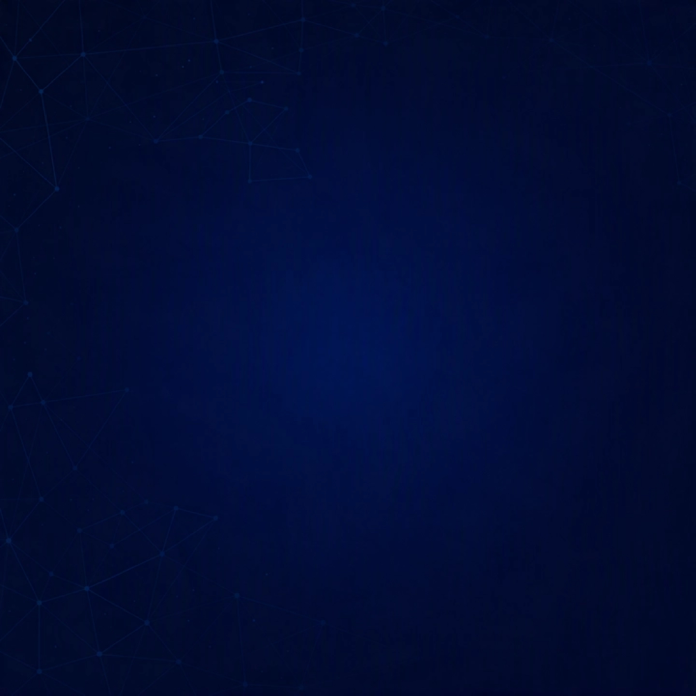
#> input picture skills/terras-ebook/assets/sousa-lima/fundo-rede.png, 2086 x 2086 px (shown at 1/3 size)
$ python -i extrair.py   (imports and definitions only)
#> lines starting #> are read from the running program, lines starting #| are printed output that depends on the picture
#!/usr/bin/env python3
"""Le uma identidade visual de um conjunto de imagens (ou de um documento-fonte).

A entrada tipica e o material que chega pelo WhatsApp: pecas de anuncio, prints de
perfil, fotos de papelaria, paginas de um manual. Uma peca so mente (o JPEG tinge,
o fundo da foto nao e o fundo da marca), entao o script le **varias** e so elege
como cor da marca o que aparece em mais de uma.

    python3 extrair.py pecas/*.jpeg --nome "Cliente Exemplo" --destino ./identidade
    python3 extrair.py pecas/ --nome "Cliente Exemplo" --fonte manual.pdf --fonte site.css

Saida: `<destino>/identidade.json` com status de rascunho, um relatorio no terminal
e, com `--swatch`, uma folha de amostras em PNG para conferir cor na tela.

O que este script mede e o que ele nao mede:

- **Mede** cor de preenchimento chapado (com escore de "chapado", que separa a cor
  da marca do meio-tom da foto), cor de texto nas duas pontas (clara e escura),
  presenca de cada cor ao longo das pecas e contraste WCAG de cada uma.
- **Nao mede** tipografia em pixel: raster nao tem nome de fonte. Se houver um
  documento-fonte (PDF, PPTX, DOCX, CSS) o nome real sai de la; so com imagens, a
  fonte e identificada a olho com `references/tipografia.md`. O script nunca
  chuta um nome de fonte nem grava um no JSON.
"""
from __future__ import annotations

import argparse
import glob
import json
import os
import sys
from collections import Counter
from datetime import date

from PIL import Image, ImageFilter

EXT_IMAGEM = (".png", ".jpg", ".jpeg", ".webp", ".bmp", ".tif", ".tiff")

# Distancia RGB para juntar dois clusters na mesma cor. O JPEG e a quantizacao
# quebram a mesma cor chapada em varios vizinhos (o amarelo de um cliente multicolor saiu
# #f1d323, #ead027 e #e4d533); sem a juncao, a paleta vira uma lista de variacoes
# e a cor de verdade perde peso.
DIST_CLUSTER = 48
# Acento de verdade e cor saturada de verdade: com 120 o ciano real entra e a
# media de um acento com o fundo (saturacao 60-120) fica de fora, listada como
# pendencia em vez de virar papel. Limite menor ja colocou #347596 (ciano
# misturado com navy) num guia de marca como se fosse o acento.
SAT_ACENTO = 120
SAT_MISTO = 60
# Nitidez: fracao dos pixels do cluster que tem vizinhanca uniforme. Cor chapada
# (fundo, barra, botao) fica perto de 1; meio-tom de foto e sombra ficam baixos.
FLAT_MIN = 0.35


def pixels(im: Image.Image) -> list:
    """getdata sem o aviso de depreciacao do Pillow 12."""
    if hasattr(im, "get_flattened_data"):
        return list(im.get_flattened_data())
    return list(im.getdata())


def mascara_proxima(im: Image.Image, cor, tolerancia: int = 12) -> Image.Image:
    """Mascara dos pixels a menos de `tolerancia` de `cor`, em L.

    Feito com ImageChops (tudo em C): varrer pixel a pixel em Python levava
    minutos por peca e a extracao de um conjunto passava de dez.
    """
    from PIL import ImageChops
    solido = Image.new("RGB", im.size, tuple(int(c) for c in cor[:3]))
    diff = ImageChops.difference(im, solido)
    r, g, b = diff.split()
    maior = ImageChops.lighter(ImageChops.lighter(r, g), b)
    return maior.point(lambda v: 255 if v <= tolerancia else 0, mode="L")


def planura_de(im: Image.Image, cor, tolerancia: int = 12) -> tuple[float, float]:
    """(fracao da area, fracao chapada) de uma cor na imagem.

    Chapado = miolo que sobra depois de erodir a mascara. Cor de preenchimento
    (fundo, barra, botao) fica perto de 1; meio-tom de foto, sombra e borda de
    letra ficam baixos. E o que separa a cor da marca da mistura da foto.
    """
    m = mascara_proxima(im, cor, tolerancia)
    total = m.histogram()[255]
    if not total:
        return 0.0, 0.0
    miolo = m.filter(ImageFilter.MinFilter(3)).histogram()[255]
    return total / (im.width * im.height), miolo / total


def hex_de(cor) -> str:
    return "#%02x%02x%02x" % (int(cor[0]), int(cor[1]), int(cor[2]))


def de_hex(h: str) -> tuple[int, int, int]:
    h = h.lstrip("#")
    return int(h[0:2], 16), int(h[2:4], 16), int(h[4:6], 16)


def luminancia(cor) -> float:
    return 0.2126 * cor[0] + 0.7152 * cor[1] + 0.0722 * cor[2]


def saturacao(cor) -> int:
    return max(cor[:3]) - min(cor[:3])


# [14 lines left out: function matiz, not called in this run]


def dist(a, b) -> float:
    return sum((a[i] - b[i]) ** 2 for i in range(3)) ** 0.5


# [9 lines left out: function contraste, not called in this run]


def contraste_branco(cor) -> float:
    return contraste(cor, (255, 255, 255))


# [26 lines left out: functions escurecer_para_ler, clarear_para_ler, not called in this run]


def analisar_peca(caminho: str, max_lado: int = 720) -> dict:
    """Cores chapadas, as duas pontas de texto e o tamanho de uma peca."""
#> called with max_lado = 720
    im = Image.open(caminho).convert("RGB")
#> im is the input picture: PIL image 2086x2086 RGB; mean R, G, B 1.3, 12.2, 52.7
    largura, altura = im.size
#> largura = 2086; altura = 2086
    escala = min(1.0, max_lado / max(largura, altura))
#> escala = 0.345
    trabalho = im.resize((max(int(largura * escala), 8), max(int(altura * escala), 8)))
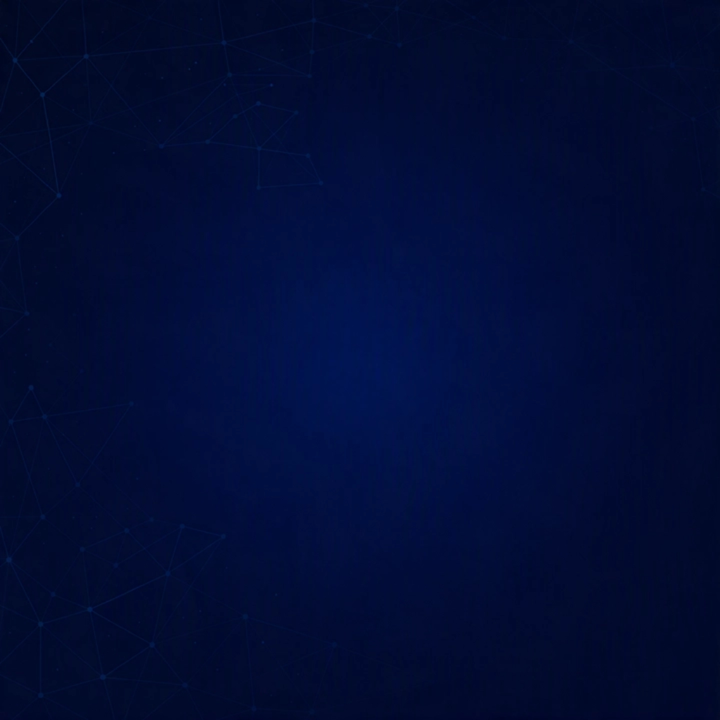
#> trabalho: PIL image 720x720 RGB; mean R, G, B 1.3, 12.2, 52.7

    quantizada = trabalho.quantize(colors=16, method=Image.Quantize.MEDIANCUT).convert("RGB")
    # getcolors resolve a contagem em C; Counter(pixels()) levava segundos por peca
    contagem = Counter({cor: n for n, cor in quantizada.getcolors(1 << 24)})
#> contagem = 16 items
    total = sum(contagem.values())
#> total = 518400

    # A vizinhanca uniforme e o que separa preenchimento de textura. Erodei a
    # mascara do cluster: o que sobra e miolo chapado, o que some e meio-tom.
    chapado = {}
    cores_peca = []
    for cor, n in contagem.most_common(16):
        frac, planura = planura_de(quantizada, cor)
        chapado[cor] = planura
        cores_peca.append((cor, n / total, planura))
#> this loop made 16 passes
#> (cor, n, total in planura_de, miolo in planura_de, frac, planura) on passes 1 to 12: ((2, 11, 47), 55740, 375753, 365375, 0.725, 0.972), ((1, 12, 55), 46471, 416908, 377428, 0.804, 0.905), ((1, 13, 61), 44245, 250973, 220387, 0.484, 0.878), ((2, 11, 50), 39554, 419998, 409863, 0.81, 0.976), ((2, 16, 67), 38728, 189118, 175633, 0.365, 0.929), ((1, 10, 47), 36737, 375753, 365375, 0.725, 0.972), ((1, 10, 42), 33923, 329282, 312289, 0.635, 0.948), ((2, 11, 53), 32943, 435397, 415495, 0.84, 0.954), ((1, 9, 47), 32728, 375753, 365375, 0.725, 0.972), ((1, 19, 74), 30598, 98402, 89804, 0.19, 0.913), ((1, 15, 64), 29076, 222061, 199630, 0.428, 0.899), ((2, 11, 43), 24253, 375753, 365375, 0.725, 0.972)
#> pass 1, in mascara_proxima, `solido = Image.new("RGB", im.size, tuple(int(c) for c in cor[:3]))`:
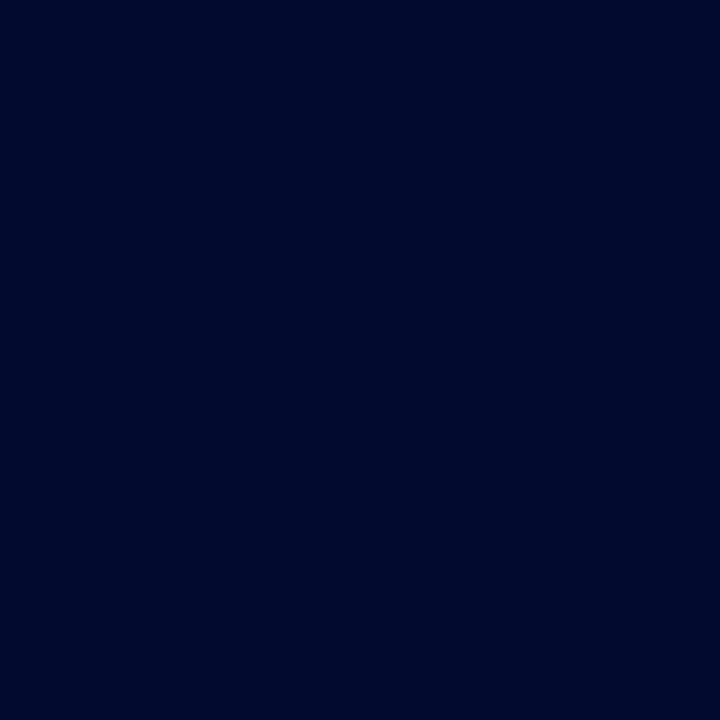
#> solido: PIL image 720x720 RGB; mean R, G, B 2, 11, 47
#> pass 1, in mascara_proxima, `diff = ImageChops.difference(im, solido)`:
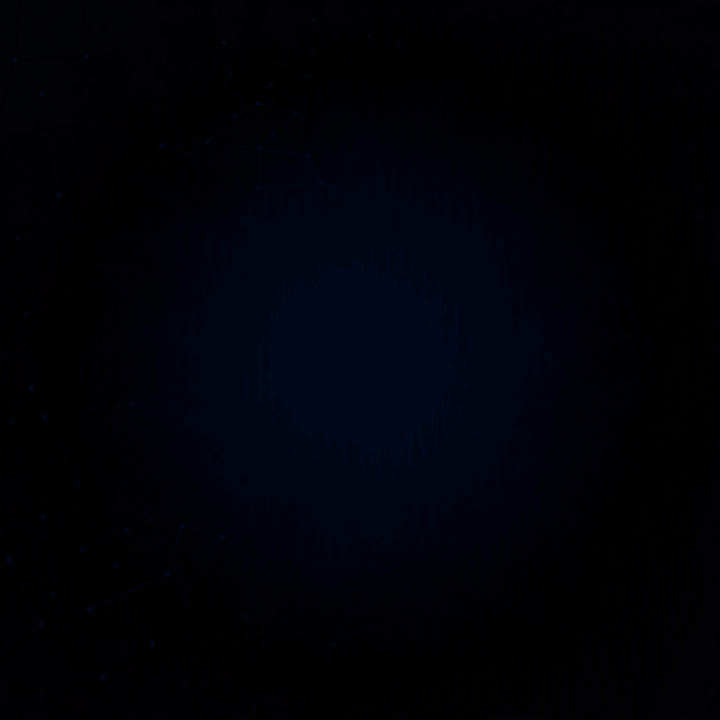
#> diff: PIL image 720x720 RGB; mean R, G, B 0.7, 1.8, 7.8
#> pass 1, in mascara_proxima, `r, g, b = diff.split()`:
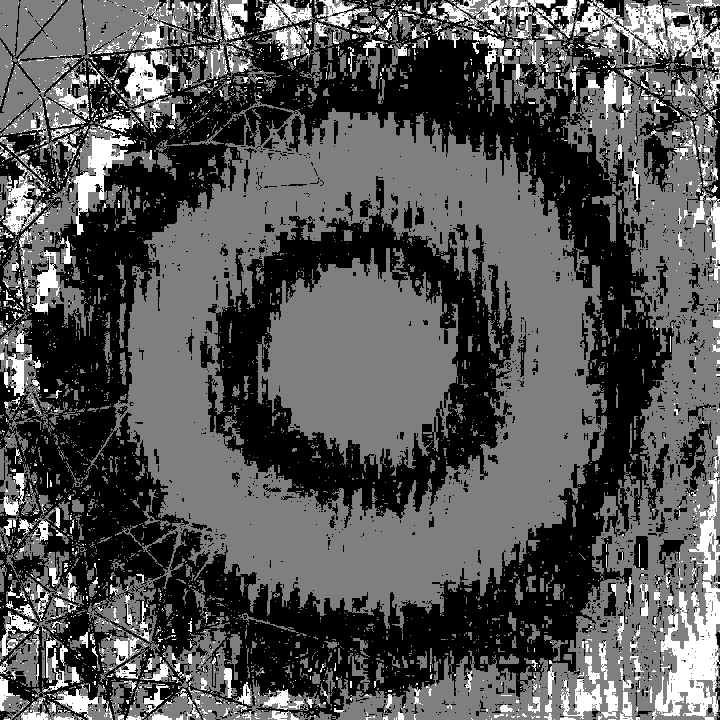
#> r: PIL image 720x720 L; min 0, max 2, mean 0.669; drawn with min black and max white
#> pass 1, in mascara_proxima, `r, g, b = diff.split()`:
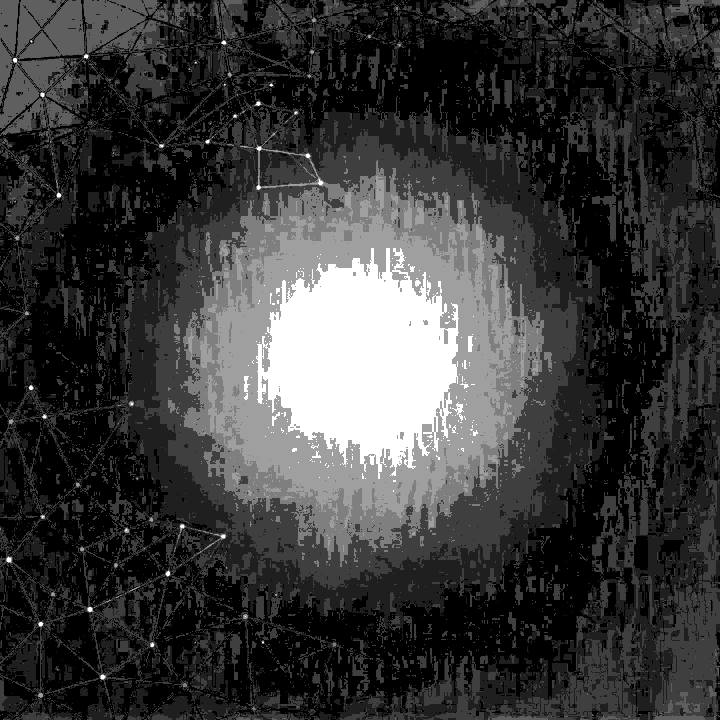
#> g: PIL image 720x720 L; min 0, max 8, mean 1.84; drawn with min black and max white
#> after the loop, chapado = 16 items; cores_peca = 16 items

    # Texto fino (2 ou 3 px de traco) desaparece na quantizacao; a media dos
    # pixels extremos recupera a cor do texto sem OCR. Nos extremos basta uma
    # copia pequena: e media de milhares de pixels, nao medida de ponto.
    pequena = trabalho.resize((max(trabalho.width // 2, 8), max(trabalho.height // 2, 8)))
    amostra = pixels(pequena)
#> amostra = 129600 items
    amostra.sort(key=luminancia)
    corte = max(len(amostra) // 200, 1)
#> corte = 648

    def media(grupo):
        return tuple(sum(c[i] for c in grupo) // len(grupo) for i in range(3))

    return {
        "arquivo": caminho,
        "canvas": (largura, altura),
        "cores": cores_peca,
        "texto_claro": hex_de(media(amostra[-corte:])),
        "texto_escuro": hex_de(media(amostra[:corte])),
    }


# [168 lines left out: functions juntar_clusters, classificar, not called in this run]


NOMES_COR = [
    ((0, 40, 120), "Azul-escuro"), ((0, 90, 200), "Azul"), ((0, 150, 220), "Azul-claro"),
    ((0, 200, 200), "Ciano"), ((0, 150, 90), "Verde"), ((80, 200, 40), "Verde-limao"),
    ((200, 200, 0), "Amarelo"), ((240, 150, 0), "Laranja"), ((220, 60, 30), "Vermelho"),
    ((230, 20, 120), "Magenta"), ((150, 40, 200), "Roxo"), ((240, 90, 170), "Rosa"),
]


# [200 lines left out: functions nome_de_cor, fontes_de_pdf, fontes_de_zip_xml, fontes_de_css, ler_fontes, main, not called in this run]


# [2 lines not run here, left out]

>>> result = analisar_peca('../../terras-ebook/assets/sousa-lima/fundo-rede.png')
#> result = 5 items
